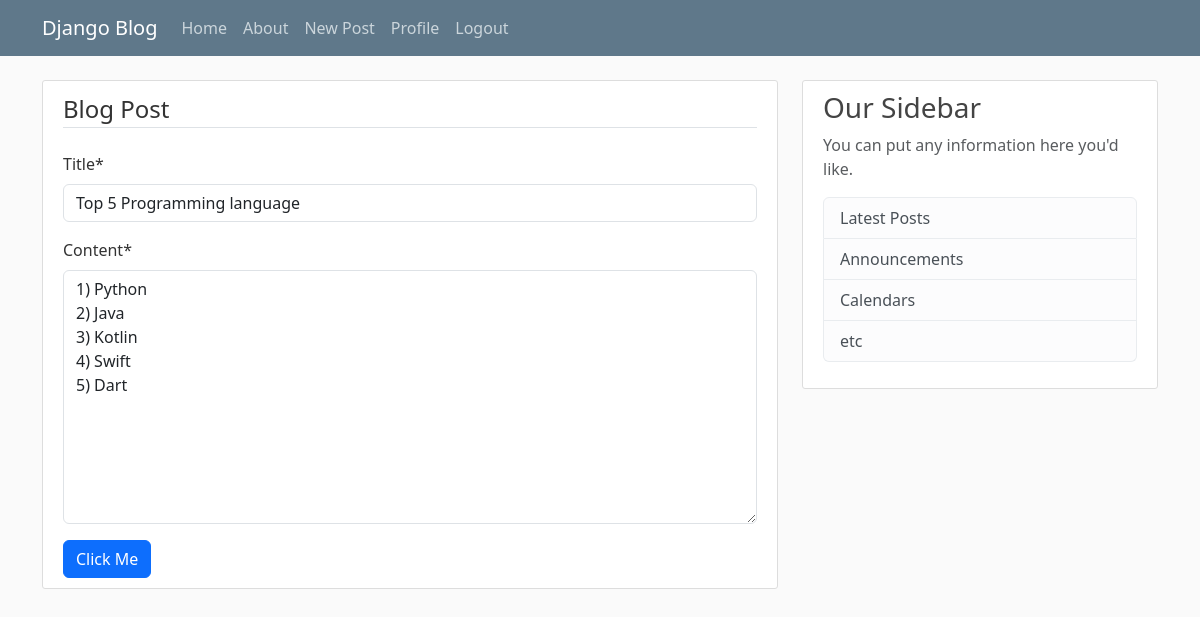
Page /blog/1/update/ (signed in) on the committed database.
### blog/models.py (models this page shows, shortened)
class Articles(models.Model):
    title=models.CharField(max_length=100)
    content=models.TextField()
    date_posted=models.DateField(default=timezone.now)
    author=models.ForeignKey(User,on_delete=models.CASCADE,db_constraint=False)

### blog/views.py (the view, shortened to what this page needs)
# urls.py: path('blog/<int:pk>/update/', Blog_Update_View.as_view(),name='blog.update'),
class Blog_Update_View(LoginRequiredMixin,UserPassesTestMixin,UpdateView):
    model=Articles
    fields=['title','content']
    def test_func(self) -> bool | None:
        post=self.get_object()
        if self.request.user==post.author:
            return True
        return False

### blog/templates/blog/articles_form.html
{% extends 'blog/base.html' %}
{% block content %}
{% load crispy_forms_tags %}
 <div class="content-section">
    <form method="POST">{% csrf_token %}
        <fieldset class="form-group">
            <legend class="border-bottom mb-4">Blog Post</legend>
            {{ form|crispy }}
        </fieldset>
        <div class="form-group">
            <button class="btn btn-primary" type="submit"> Click Me</button>
        </div>
    </form>
 </div>
{% endblock %}

### blog/static/blog/main.css (style rules this page uses)
body { background: #fafafa; color: #333333; margin-top: 5rem; }
.content-section { background: #ffffff; padding: 10px 20px; border: 1px solid #dddddd; border-radius: 3px; margin-bottom: 20px; }

### rows in the picture
Articles: title "Top 5 Programming language", content "1) Python 2) Java 3) Kotlin 4) Swift 5) Dart"
